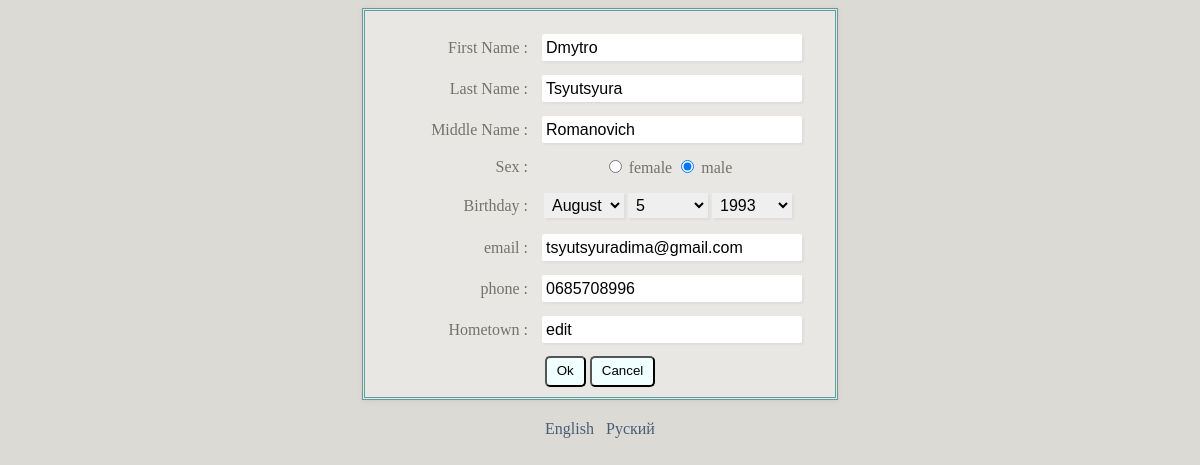
The app's page /profile/edit (signed in) with its own data.
### tables this page shows
CREATE TABLE IF NOT EXISTS `user` (
  `id` int(255) unsigned NOT NULL AUTO_INCREMENT,
  `login` varchar(255) NOT NULL,
  `password` varchar(255) NOT NULL,
  `first_name` varchar(255) NOT NULL,
  `last_name` varchar(255) NOT NULL,
  `middle_name` varchar(255) NOT NULL,
  `sex` tinyint(1) NOT NULL,
  `birthday` date NOT NULL,
  `email` varchar(255) NOT NULL,
  `phone` varchar(255) NOT NULL,
  `hometown` varchar(255) NOT NULL,
  PRIMARY KEY (`id`),
  UNIQUE KEY `email` (`email`),
  KEY `id` (`id`)
);

### index.php (called while the page is built, shortened)
<?php
    require_once 'localization/i18n.php';
    Route::start();
?>

### localization/i18n.php (called while the page is built, shortened)
<?php
class i18n
{
    private static $strings = [];
    private static function getStatic()
    {
        if(empty(self::$strings))
        {
            if(isSet($_SESSION['lang']))
            {
                $lang = $_SESSION['lang'];
            }
            else if(isSet($_COOKIE['lang']))
            {
                $lang = $_COOKIE['lang'];
            }
            else
            {
                $lang = 'en';
            }
            $file = "./localization/local_".$lang.".json";
            if(file_exists($file))
            {
                $json = json_decode(file_get_contents($file));
            }
            else
            {
                $file = "./localization/local_en.json";
                $json = json_decode(file_get_contents($file));
            }
            self::$strings = $json;
        }
    }
    public static function get($string)
    {
        if (isset(self::$strings->$string))
        {
            return self::$strings->$string;
        }
        return '';
    }
}

### library/MySQL.php (called while the page is built, shortened)
<?php
include_once("library/Singleton.php");
class MySQL extends Singleton {
    private $_db;
    protected function __construct()
    {
        $this->_db = new PDO('mysql:host=' . HOST . ';dbname=' . DB_NAME . '', '' . USER . '', '' . PASS . '');
        $this->_db->setAttribute(PDO::ATTR_ERRMODE, PDO::ERRMODE_EXCEPTION);
    }
    public function fetch($sql) {
        return $this->_db->query($sql)->fetch();
    }
}

### library/Singleton.php (called while the page is built, shortened)
<?php
class Singleton
{
    public static function getInstance()
    {
        static $instance = null;
        if (null === $instance)
        {
            $instance = new static();
        }
        return $instance;
    }
}

### model/m_profile.php (called while the page is built)
<?php
require_once "./library/MySQL.php";
class M_Profile extends Model
{
    function getUserById($userId)
    {
        $res = MySQL::getInstance()->fetch("SELECT * FROM user WHERE id = " . $userId . ";");
        if($res)
        {
            $res = [
                "login" => $res['login'],
                "firstName" => $res['first_name'],
                "lastName" => $res['last_name'],
                "middleName" => $res['middle_name'],
                "sex" => ($res['sex']==1) ? i18n::get("male")  : i18n::get("female"),
                "birthday" => $res['birthday'],
                "email" => $res['email'],
                "phone" => $res['phone'],
                "hometown" => $res['hometown']];
            return [
                "result"=>true,
                "data"=>$res
            ];
        }
        else
        {
            return ["result"=>false];
        }
        return $res;
    }
}

### view/profileEdit.php (the view, shortened to what this page needs)
<!DOCTYPE html>
<html>
<head>
    <link type="text/css" href="/css/main.css" rel="stylesheet" />
</head>
<body>
<form id="form" class="container" >
    <table  cellspacing="12">
        <tr>
            <td class="label" width="140"><?= i18n::get('firstName'); ?></td>
            <td class="td2"><input type="text" name="firstName" value="<?=$data['firstName']?>" required></td>
        </tr>
        <tr>
            <td class="label"><?= i18n::get('lastName'); ?></td>
            <td class="td2"><input type="text" name="lastName" value="<?=$data['lastName']?>" required></td>
        </tr>
        <tr>
            <td class="label"><?= i18n::get('middleName'); ?></td>
            <td class="td2"><input type="text" name="middleName" value="<?=$data['middleName']?>" required></td>
        </tr>
        <tr>
            <td class="label"><?= i18n::get('sex'); ?></td>
            <td class="td2">
                <input type="radio" name="sex" id="sex" value="female"
                       <?=($data['sex'] == 'female') ? "checked" : ""?> > <?= i18n::get('female'); ?>
                <input type="radio" name="sex" value="male"
                    <?=($data['sex'] == 'male') ? "checked" : ""?> > <?= i18n::get('male'); ?>
            </td>
        </tr>
        <tr>
            <td class="label"><?= i18n::get('birthday'); ?></td>
            <td class="td2">
                <select name="month" id="month">
                    <?php for($i=1; $i<=12; $i++) :?>
                    <option value="<?=$i;?>" <?=($data['month'] == $i) ? "selected" : "" ?> > <?=i18n::get('month_'.$i);?> </option>
                    <?php endfor;?>
                </select>
                <select name="day" id="day" data-day="<?=$data['day']?>">
                    <option value="na"> <?=i18n::get('day');?> </option>
                </select>
                <select name="year" id="year" data-year="<?=$data['year']?>">
                    <option value="na"><?=i18n::get('year');?></option>
                </select>
            </td>
        </tr>
        <tr>
            <td class="label"><?= i18n::get('email') ?></td>
            <td class="td2"><input type="text" name="email" value="<?=$data['email']?>" required></td>
        </tr>
        <tr>
            <td class="label"><?= i18n::get('phone'); ?></td>
            <td class="td2"><input type="text" name="phone" value="<?=$data['phone']?>" required></td>
        </tr>
        <tr>
            <td class="label"><?= i18n::get('hometown'); ?></td>
            <td class="td2"><input type="text" name="hometown" value="edit" required></td>
        </tr>
    </table>
    <button style="padding: 5px 10px 7px 10px; border-radius: 5px; background-color: azure;" id="save"><?=i18n::get('ok');?></button>
    <button style="padding: 5px 10px 7px 10px; border-radius: 5px; background-color: azure;" id="cancel"><?=i18n::get('cancel');?></button>
</form>
<?php include "./view/footer.php"?>
</body>
</html>

### css/main.css (style rules this page uses)
body { background: #dcdad5; }
#month, #day, #year { float: left; width: 80px; margin: 2px; }
.container { text-align: center; background: rgba(250, 250, 250, 0.4); color: #75726c; background-image: none; box-shadow: 0 1px 5px rgba(80, 80, 80, 0.1), inset 0 0 1px rgba(0, 0, 0, 0), inset 0 1px 0 rgba(0,0,0,0); border: double; border-color: cadetblue; margin-left: auto; margin-right: auto; width: 450px; padding: 10px; }
.label { text-align: right; }
input[type=text], input[type=password], input[type=submit] { -moz-border-radius: 2px; -ms-border-radius: 2px; -o-border-radius: 2px; -webkit-border-radius: 2px; border-radius: 2px; }
input[type=text], input[type=password], select { border-color: transparent; box-shadow: 2px 2px 2px #ddd; border-style: solid; border-width: 1px; font-size: 16px; height: 25px; padding: 0 3px 0 3px; width: 100%; }
button { padding:10px; }

### records on screen
user: firstName "Dmytro", lastName "Tsyutsyura", middleName "Romanovich", email "tsyutsyuradima@gmail.com", phone "0685708996"

### other values on screen
i18n::get('firstName') "First Name :"
i18n::get('lastName') "Last Name :"
i18n::get('middleName') "Middle Name :"
i18n::get('sex') "Sex :"
i18n::get('female') "female"
i18n::get('male') "male"
i18n::get('birthday') "Birthday :"
i18n::get('email') "email :"
i18n::get('phone') "phone :"
i18n::get('hometown') "Hometown :"
i18n::get('ok') "Ok"
i18n::get('cancel') "Cancel"
form field month "August"
